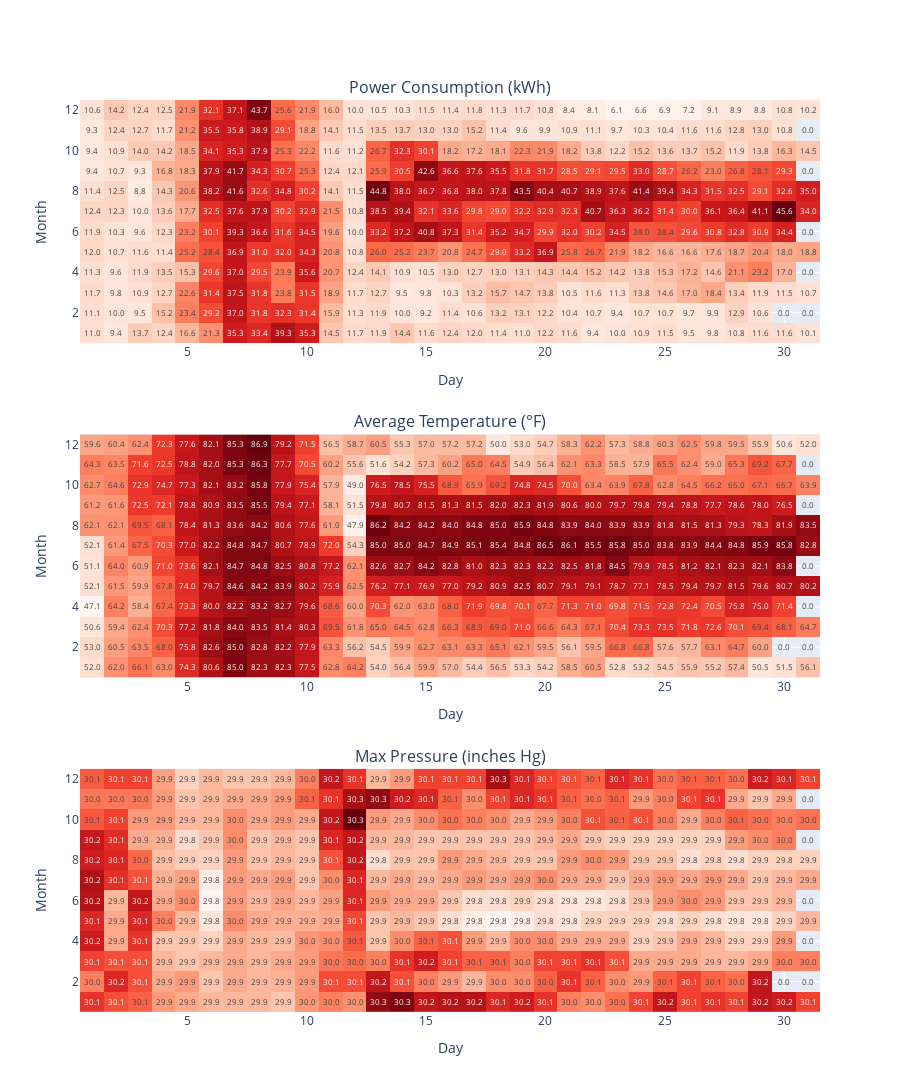

Notebook code for this chart:
### Markdown cell above
The heatmap above shows the correlation between power consumption and weather data. As can be seen in the bottom left of the heatmap, the power consumption (value (k_wh)) are positively correlated to the temperatures. The correlation between power consumption and temperatures can be as high as 0.721 between power consumption and average temperature. Power consumption is negatively correlated to pressures, and this correlation can be as high as -0.396 between power consumption and max pressure recorded in a day.

### Code cell
month_day = daily_power[["month", "power_day", "value (k_wh)"]].groupby(["month", "power_day"]).mean().unstack()

ave_temp = power_weather[["month", "day", "temp_avg"]].groupby(["month", "day"]).mean().unstack()
ave_temp.columns = [val for val in range(1,32)]

max_pressure = power_weather[["month", "day", "press_max"]].groupby(["month", "day"]).mean().unstack()
max_pressure.columns = [val for val in range(1,32)]
max_pressure


##### park this here. will come back later
# week_day = daily_power[["week", "day_name", "value (k_wh)"]].groupby(["week", "day_name"]).mean().unstack()
# week_day.columns = ["Monday", "Tuesday", "Wednesday", "Thursday", "Friday", "Saturday", "Sunday"]
# week_day = week_day.T

fig_1a = make_subplots(rows=3, cols=1, vertical_spacing=0.1,
                       subplot_titles=["Power Consumption (kWh)", 
                                       "Average Temperature (\xb0F)", 
                                       "Max Pressure (inches Hg)"])

fig_1a.add_trace( go.Heatmap(x=[val[1] for val in month_day.columns], y=month_day.index,
                             z=month_day, text=month_day, texttemplate="%{text:.1f}", textfont={"size":8},
                             colorscale="reds"),
                             row=1, col=1)

fig_1a.add_trace( go.Heatmap(x=ave_temp.columns, y=ave_temp.index,
                             z=ave_temp, text=ave_temp, texttemplate="%{text:.1f}", textfont={"size":8},
                             colorscale="reds",),
                             row=2, col=1)

fig_1a.add_trace( go.Heatmap(x=max_pressure.columns, y=max_pressure.index,
                             z=max_pressure, text=max_pressure, texttemplate="%{text:.1f}", textfont={"size":8},
                             colorscale="reds",),
                             row=3, col=1)




fig_1a.update_xaxes(title_text="Day")
fig_1a.update_yaxes(title_text="Month")

fig_1a.update_traces(showscale=False)
fig_1a.update_layout(height=1200)

fig_1a.show()

### Figure 1 — Plotly figure (JSON) as saved in the notebook; plotly's stock layout.template omitted (floating-point values rounded to 4 significant figures; data arrays with more than 128 entries replaced by an {"elided": "..."} marker saying what was removed)
{"data": [{"colorscale": [[0, "rgb(255,245,240)"], [0.125, "rgb(254,224,210)"], [0.25, "rgb(252,187,161)"], [0.375, "rgb(252,146,114)"], [0.5, "rgb(251,106,74)"], [0.625, "rgb(239,59,44)"], [0.75, "rgb(203,24,29)"], [0.875, "rgb(165,15,21)"], [1, "rgb(103,0,13)"]], "showscale": false, "text": {"elided": "12x31 float values"}, "textfont": {"size": 8}, "texttemplate": "%{text:.1f}", "type": "heatmap", "x": [1, 2, 3, 4, 5, 6, 7, 8, 9, 10, 11, 12, 13, 14, 15, 16, 17, 18, 19, 20, 21, 22, 23, 24, 25, 26, 27, 28, 29, 30, 31], "xaxis": "x", "y": [1, 2, 3, 4, 5, 6, 7, 8, 9, 10, 11, 12], "yaxis": "y", "z": {"elided": "12x31 float values"}}, {"colorscale": [[0, "rgb(255,245,240)"], [0.125, "rgb(254,224,210)"], [0.25, "rgb(252,187,161)"], [0.375, "rgb(252,146,114)"], [0.5, "rgb(251,106,74)"], [0.625, "rgb(239,59,44)"], [0.75, "rgb(203,24,29)"], [0.875, "rgb(165,15,21)"], [1, "rgb(103,0,13)"]], "showscale": false, "text": {"elided": "12x31 float values"}, "textfont": {"size": 8}, "texttemplate": "%{text:.1f}", "type": "heatmap", "x": [1, 2, 3, 4, 5, 6, 7, 8, 9, 10, 11, 12, 13, 14, 15, 16, 17, 18, 19, 20, 21, 22, 23, 24, 25, 26, 27, 28, 29, 30, 31], "xaxis": "x2", "y": [1, 2, 3, 4, 5, 6, 7, 8, 9, 10, 11, 12], "yaxis": "y2", "z": {"elided": "12x31 float values"}}, {"colorscale": [[0, "rgb(255,245,240)"], [0.125, "rgb(254,224,210)"], [0.25, "rgb(252,187,161)"], [0.375, "rgb(252,146,114)"], [0.5, "rgb(251,106,74)"], [0.625, "rgb(239,59,44)"], [0.75, "rgb(203,24,29)"], [0.875, "rgb(165,15,21)"], [1, "rgb(103,0,13)"]], "showscale": false, "text": {"elided": "12x31 float values"}, "textfont": {"size": 8}, "texttemplate": "%{text:.1f}", "type": "heatmap", "x": [1, 2, 3, 4, 5, 6, 7, 8, 9, 10, 11, 12, 13, 14, 15, 16, 17, 18, 19, 20, 21, 22, 23, 24, 25, 26, 27, 28, 29, 30, 31], "xaxis": "x3", "y": [1, 2, 3, 4, 5, 6, 7, 8, 9, 10, 11, 12], "yaxis": "y3", "z": {"elided": "12x31 float values"}}], "layout": {"annotations": [{"font": {"size": 16}, "showarrow": false, "text": "Power Consumption (kWh)", "x": 0.5, "xanchor": "center", "xref": "paper", "y": 1, "yanchor": "bottom", "yref": "paper"}, {"font": {"size": 16}, "showarrow": false, "text": "Average Temperature (°F)", "x": 0.5, "xanchor": "center", "xref": "paper", "y": 0.6333, "yanchor": "bottom", "yref": "paper"}, {"font": {"size": 16}, "showarrow": false, "text": "Max Pressure (inches Hg)", "x": 0.5, "xanchor": "center", "xref": "paper", "y": 0.2667, "yanchor": "bottom", "yref": "paper"}], "height": 1200, "xaxis": {"anchor": "y", "domain": [0, 1], "title": {"text": "Day"}}, "xaxis2": {"anchor": "y2", "domain": [0, 1], "title": {"text": "Day"}}, "xaxis3": {"anchor": "y3", "domain": [0, 1], "title": {"text": "Day"}}, "yaxis": {"anchor": "x", "domain": [0.7333, 1], "title": {"text": "Month"}}, "yaxis2": {"anchor": "x2", "domain": [0.3667, 0.6333], "title": {"text": "Month"}}, "yaxis3": {"anchor": "x3", "domain": [0, 0.2667], "title": {"text": "Month"}}}}
